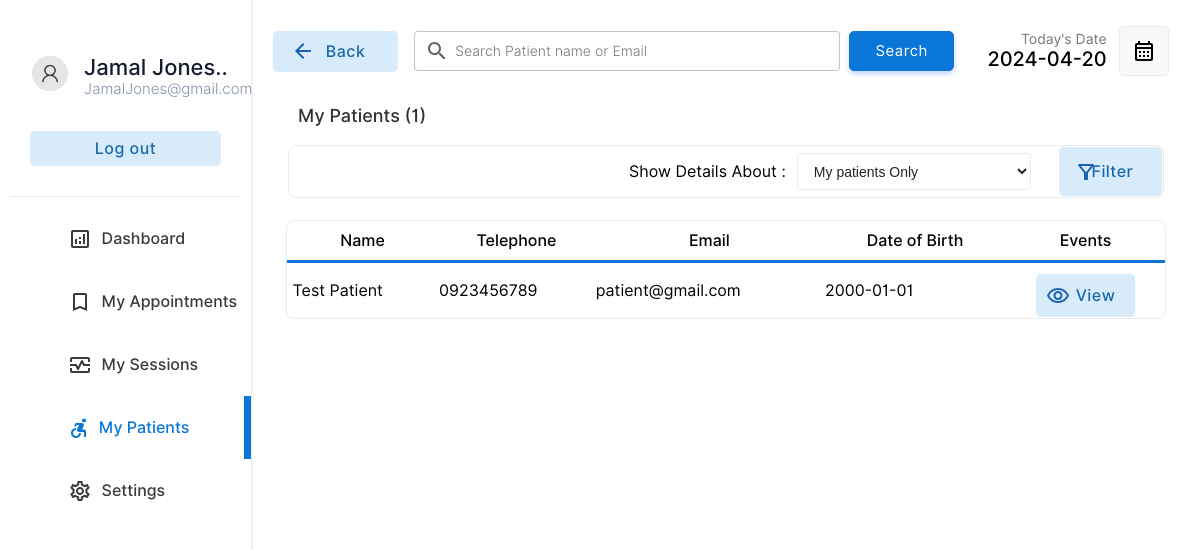
Screenshot of /doctor/patient.php (signed in) with the database file from the repository.
### tables this page shows
CREATE TABLE IF NOT EXISTS `doctor` (
  `docid` int(11) NOT NULL AUTO_INCREMENT,
  `docemail` varchar(255) DEFAULT NULL,
  `docname` varchar(255) DEFAULT NULL,
  `docpassword` varchar(255) DEFAULT NULL,
  `doctel` varchar(15) DEFAULT NULL,
  `specialties` int(2) DEFAULT NULL,
  PRIMARY KEY (`docid`),
  KEY `specialties` (`specialties`)
);

CREATE TABLE IF NOT EXISTS `appointment` (
  `appoid` int(11) NOT NULL AUTO_INCREMENT,
  `pid` int(10) DEFAULT NULL,
  `apponum` int(3) DEFAULT NULL,
  `scheduleid` int(10) DEFAULT NULL,
  `appodate` date DEFAULT NULL,
  PRIMARY KEY (`appoid`),
  KEY `pid` (`pid`),
  KEY `scheduleid` (`scheduleid`)
);

CREATE TABLE IF NOT EXISTS `patient` (
  `pid` int(11) NOT NULL AUTO_INCREMENT,
  `pemail` varchar(255) DEFAULT NULL,
  `pname` varchar(255) DEFAULT NULL,
  `ppassword` varchar(255) DEFAULT NULL,
  `paddress` varchar(255) DEFAULT NULL,
  `pdob` date DEFAULT NULL,
  `ptel` varchar(15) DEFAULT NULL,
  PRIMARY KEY (`pid`)
);

### doctor/patient.php (the view, shortened to what this page needs)
<!DOCTYPE html>
<html lang="en">
<head>
    <link rel="stylesheet" href="../css/animations.css">
    <link rel="stylesheet" href="../css/main.css">
    <link rel="stylesheet" href="../css/admin.css">
</head>
<body>
    <?php
    if(isset($_SESSION["user"])){
        if(($_SESSION["user"])=="" or $_SESSION['usertype']!='d'){
            header("location: ../login.php");
        }else{
            $useremail=$_SESSION["user"];
        }
    }else{
        header("location: ../login.php");
    }
    include("../connection.php");
    $userrow = $database->query("select * from doctor where docemail='$useremail'");
    $userfetch=$userrow->fetch_assoc();
    $userid= $userfetch["docid"];
    $username=$userfetch["docname"];
    ?>
    <div class="container">
    <div class="menu">
            <table class="menu-container" border="0">
                <tr>
                    <td style="padding:10px" colspan="2">
                        <table border="0" class="profile-container">
                            <tr>
                                <td width="30%" style="padding-left:20px" >
                                    <img src="../img/user.png" alt="" width="100%" style="border-radius:50%">
                                </td>
                                <td style="padding:0px;margin:0px;">
                                    <p class="profile-title"><?php echo substr($username,0,13)  ?>..</p>
                                    <p class="profile-subtitle"><?php echo substr($useremail,0,22)  ?></p>
                                </td>
                            </tr>
                            <tr>
                                <td colspan="2">
                                    <a href="../logout.php" ><input type="button" value="Log out" class="logout-btn btn-primary-soft btn"></a>
                                </td>
                            </tr>
                    </table>
                    </td>
                </tr>
                <tr class="menu-row" >
                    <td class="menu-btn menu-icon-dashbord" >
                        <a href="index.php" class="non-style-link-menu "><div><p class="menu-text">Dashboard</p></a></div></a>
                <tr class="menu-row">
                    <td class="menu-btn menu-icon-appoinment">
                        <a href="appointment.php" class="non-style-link-menu"><div><p class="menu-text">My Appointments</p></a></div>
                <tr class="menu-row" >
                    <td class="menu-btn menu-icon-session">
                        <a href="schedule.php" class="non-style-link-menu"><div><p class="menu-text">My Sessions</p></div></a>
                    </td>
                </tr>
                <tr class="menu-row" >
                    <td class="menu-btn menu-icon-patient menu-active menu-icon-patient-active">
                        <a href="patient.php" class="non-style-link-menu  non-style-link-menu-active"><div><p class="menu-text">My Patients</p></a></div>
                    </td>
                </tr>
                <tr class="menu-row" >
                    <td class="menu-btn menu-icon-settings   ">
                        <a href="settings.php" class="non-style-link-menu"><div><p class="menu-text">Settings</p></a></div>
                    </td>
                </tr>
        <?php
                    $selecttype="My";
                    $current="My patients Only";
                    if($_POST){
                        if(isset($_POST["search"])){
                            $keyword=$_POST["search12"];
                            $sqlmain= "select * from patient where pemail='$keyword' or pname='$keyword' or pname like '$keyword%' or pname like '%$keyword' or pname like '%$keyword%' ";
                            $selecttype="my";
                        }
                        if(isset($_POST["filter"])){
                            if($_POST["showonly"]=='all'){
                                $sqlmain= "select * from patient";
                                $selecttype="All";
                                $current="All patients";
                            }else{
                                $sqlmain= "select * from appointment inner join patient on patient.pid=appointment.pid inner join schedule on schedule.scheduleid=appointment.scheduleid where schedule.docid=$userid;";
                                $selecttype="My";
                                $current="My patients Only";
                            }
                        }
                    }else{
                        $sqlmain= "select * from appointment inner join patient on patient.pid=appointment.pid inner join schedule on schedule.scheduleid=appointment.scheduleid where schedule.docid=$userid;";
                        $selecttype="My";
                    }
                ?>
        <div class="dash-body">
            <table border="0" width="100%" style=" border-spacing: 0;margin:0;padding:0;margin-top:25px; ">
                <tr >
                    <td width="13%">
                    <a href="patient.php" ><button  class="login-btn btn-primary-soft btn btn-icon-back"  style="padding-top:11px;padding-bottom:11px;margin-left:20px;width:125px"><font class="tn-in-text">Back</font></button></a>
                    </td>
                    <td>
                        <form action="" method="post" class="header-search">
                            <input type="search" name="search12" class="input-text header-searchbar" placeholder="Search Patient name or Email" list="patient">&nbsp;&nbsp;
                            <?php
                                $list11 = $database->query($sqlmain);
?>
                            <input type="Submit" value="Search" name="search" class="login-btn btn-primary btn" style="padding-left: 25px;padding-right: 25px;padding-top: 10px;padding-bottom: 10px;">
                        </form>
                    </td>
                    <td width="15%">
                        <p style="font-size: 14px;color: rgb(119, 119, 119);padding: 0;margin: 0;text-align: right;">
                            Today's Date
                        </p>
                        <p class="heading-sub12" style="padding: 0;margin: 0;">
                            <?php
                        $date = date('Y-m-d');
                        echo $date;
                        ?>
                        </p>
                    </td>
                    <td width="10%">
                        <button  class="btn-label"  style="display: flex;justify-content: center;align-items: center;"><img src="../img/calendar.svg" width="100%"></button>
                    </td>
                </tr>
                <tr>
                    <td colspan="4" style="padding-top:10px;">
                        <p class="heading-main12" style="margin-left: 45px;font-size:18px;color:rgb(49, 49, 49)"><?php echo $selecttype." Patients (".$list11->num_rows.")"; ?></p>
                    </td>
                </tr>
                <tr>
                    <td colspan="4" style="padding-top:0px;width: 100%;" >
                        <center>
                        <table class="filter-container" border="0" >
                        <form action="" method="post">
                        <td  style="text-align: right;">
                        Show Details About : &nbsp;
                        </td>
                        <td width="30%">
                        <select name="showonly" id="" class="box filter-container-items" style="width:90% ;height: 37px;margin: 0;" >
                                    <option value="" disabled selected hidden><?php echo $current   ?></option><br/>
                                    <option value="my">My Patients Only</option><br/>
                                    <option value="all">All Patients</option><br/>
                        </select>
                    </td>
                    <td width="12%">
                        <input type="submit"  name="filter" value=" Filter" class=" btn-primary-soft btn button-icon btn-filter"  style="padding: 15px; margin :0;width:100%">
                        </form>
                    </td>
                    </tr>
                            </table>
                <tr>
                   <td colspan="4">
                       <center>
                        <div class="abc scroll">
                        <table width="93%" class="sub-table scrolldown"  style="border-spacing:0;">
                        <thead>
                        <tr>
                                <th class="table-headin">
                                Name
                                </th>
                                <th class="table-headin">
                                Telephone
                                </th>
                                <th class="table-headin">
                                    Email
                                </th>
                                <th class="table-headin">
                                    Date of Birth
                                </th>
                                <th class="table-headin">
                                    Events
                                </tr>
                        </thead>
                        <tbody>
                            <?php
                                $result= $database->query($sqlmain);
                                if($result->num_rows==0){
                                    echo '<tr>
                                    <td colspan="4">
                                    <br><br><br><br>
                                    <center>
                                    <br>
                                    <p class="heading-main12" style="margin-left: 45px;font-size:20px;color:rgb(49, 49, 49)">Empty at the moment</p>
                                    <a class="non-style-link" href="patient.php"><button  class="login-btn btn-primary-soft btn"  style="display: flex;justify-content: center;align-items: center;margin-left:20px;">&nbsp; Show all Patients &nbsp;</font></button>
                                    </a>
                                    </center>
                                    <br><br><br><br>
                                    </td>
                                    </tr>';
                                }
                                else{
                                for ( $x=0; $x<$result->num_rows;$x++){
                                    $row=$result->fetch_assoc();
                                    $pid=$row["pid"];
                                    $name=$row["pname"];
                                    $email=$row["pemail"];
                                    $dob=$row["pdob"];
                                    $tel=$row["ptel"];
                                    echo '<tr>
                                        <td> &nbsp;'.
                                        substr($name,0,35)
                                        .'</td>
                                        <td>
                                            '.substr($tel,0,10).'
                                        </td>
                                        <td>
                                        '.substr($email,0,20).'
                                         </td>
                                        <td>
                                        '.substr($dob,0,10).'
                                        </td>
                                        <td >
                                        <div style="display:flex;justify-content: center;">
                                        <a href="?action=view&id='.$pid.'" class="non-style-link"><button  class="btn-primary-soft btn button-icon btn-view"  style="padding-left: 40px;padding-top: 12px;padding-bottom: 12px;margin-top: 10px;"><font class="tn-in-text">View</font></button></a>
                                        </div>
                                        </td>
                                    </tr>';
                                }
                            }
                            ?>
                            </tbody>
                        </table>
                        </div>
                        </center>
                   </td>
                </tr>
        </div>
</body>
</html>

### rows the page displays
doctor: docname "Jamal Jones"
appointment: pid.pname "Test Patient", pid.ptel "0923456789", pid.pemail "patient@gmail.com", pid.pdob "2000-01-01"

### other values shown
substr($useremail,0,22) "JamalJones@gmail.com"
$selecttype "My"
$list11->num_rows "1"
form field showonly "My patients Only"
